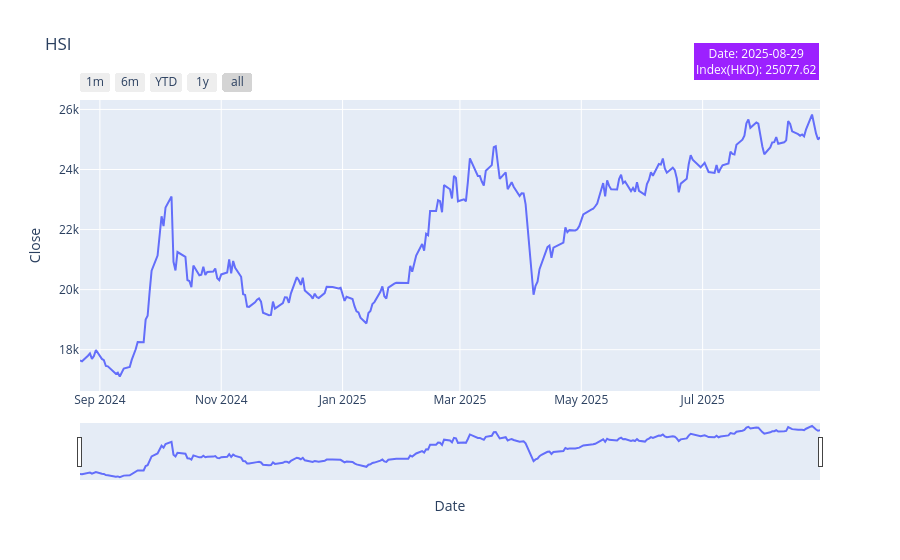

Notebook cell for this chart:
### Code cell
hsi_fig = px.line(hsi_df,
             x='Date', y='Close',
             title='HSI',
             labels={'Date': 'Date', 'value': 'Value'},
             )


last_date = hsi_df['Date'].iloc[0]
last_hsi = round(hsi_df['Close'].iloc[0],2)

hsi_fig.add_annotation(
    text=f"Date: {last_date.strftime('%Y-%m-%d')}<br>Index(HKD): {last_hsi}",
    xref="paper", yref="paper",
    x=1, y=1.2, 
    showarrow=False,
    bgcolor="rgba(156, 33, 315, 1)",
    borderwidth=2,
    font=dict(size=12, color="white")
)

hsi_fig.update_layout(
    xaxis_rangeslider_visible=True,
)

hsi_fig.update_xaxes(
    rangeslider_visible=True,
    rangeselector=dict(
        buttons=list([
            dict(count=1, label="1m", step="month", stepmode="backward"),
            dict(count=6, label="6m", step="month", stepmode="backward"),
            dict(count=1, label="YTD", step="year", stepmode="todate"),
            dict(count=1, label="1y", step="year", stepmode="backward"),
            dict(step="all")
        ])
    )
)

hsi_fig.show()

### Figure 1 — Plotly figure (JSON) as saved in the notebook; plotly's stock layout.template omitted (floating-point values rounded to 4 significant figures; data arrays with more than 128 entries replaced by an {"elided": "..."} marker saying what was removed)
{"data": [{"hovertemplate": "Date=%{x}<br>Close=%{y}<extra></extra>", "legendgroup": "", "line": {"color": "#636efa", "dash": "solid"}, "marker": {"symbol": "circle"}, "mode": "lines", "name": "", "orientation": "v", "showlegend": false, "type": "scatter", "x": {"elided": "251 str values"}, "xaxis": "x", "y": {"elided": "251 float values"}, "yaxis": "y"}], "layout": {"annotations": [{"bgcolor": "rgba(156, 33, 315, 1)", "borderwidth": 2, "font": {"color": "white", "size": 12}, "showarrow": false, "text": "Date: 2025-08-29<br>Index(HKD): 25077.62", "x": 1, "xref": "paper", "y": 1.2, "yref": "paper"}], "legend": {"tracegroupgap": 0}, "title": {"text": "HSI"}, "xaxis": {"anchor": "y", "domain": [0, 1], "rangeselector": {"buttons": [{"count": 1, "label": "1m", "step": "month", "stepmode": "backward"}, {"count": 6, "label": "6m", "step": "month", "stepmode": "backward"}, {"count": 1, "label": "YTD", "step": "year", "stepmode": "todate"}, {"count": 1, "label": "1y", "step": "year", "stepmode": "backward"}, {"step": "all"}]}, "rangeslider": {"visible": true}, "title": {"text": "Date"}}, "yaxis": {"anchor": "x", "domain": [0, 1], "title": {"text": "Close"}}}}
